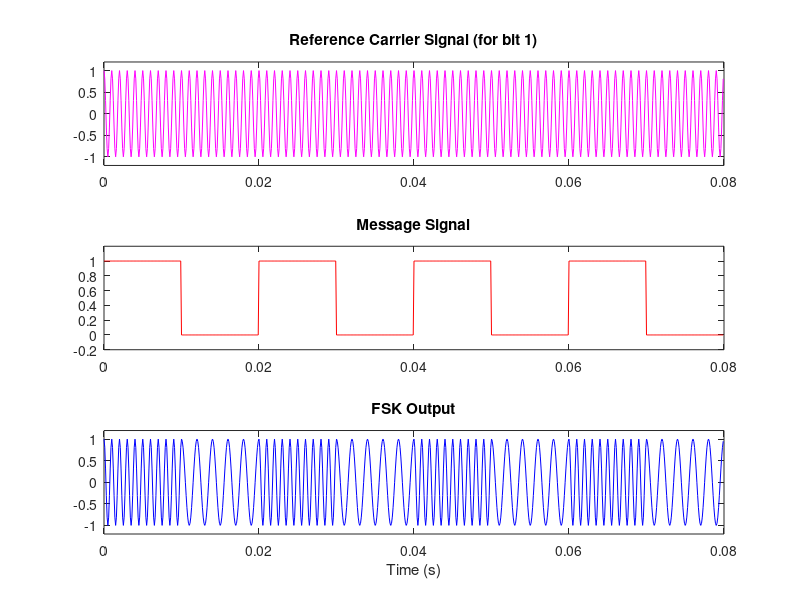

Write the MATLAB code that produced this figure.
% Parameters
Fs = 10000;           % Sampling frequency (Hz)
Fc1 = 1000;           % Frequency for bit '1'
Fc0 = 500;            % Frequency for bit '0'
bit_duration = 0.01;  % Bit duration (s)
message = [1 0 1 0 1 0 1 0];  % Message bits

% Time vector for one bit
t_bit = 0:1/Fs:bit_duration-1/Fs;

% Initialize vectors
t = [];
fsk_signal = [];
carrier_display = [];  % For plotting purposes
message_signal = [];

for bit = message
    % Time indexing
    t = [t, t_bit + length(t)*1/Fs];

    % Select frequency
    if bit == 1
        c = cos(2*pi*Fc1*t_bit);
    else
        c = cos(2*pi*Fc0*t_bit);
    end
    
    % Build full signals
    fsk_signal = [fsk_signal, c];
    carrier_display = [carrier_display, cos(2*pi*Fc1*t_bit)];  % Just for visual
    message_signal = [message_signal, bit * ones(1, length(t_bit))];
end

% Plotting
figure;
subplot(3,1,1);
plot(t, carrier_display, 'm');
title('Reference Carrier Signal (for bit 1)');
ylim([-1.2 1.2]);

subplot(3,1,2);
plot(t, message_signal, 'r');
title('Message Signal');
ylim([-0.2 1.2]);

subplot(3,1,3);
plot(t, fsk_signal, 'b');
title('FSK Output');
ylim([-1.2 1.2]);
xlabel('Time (s)');